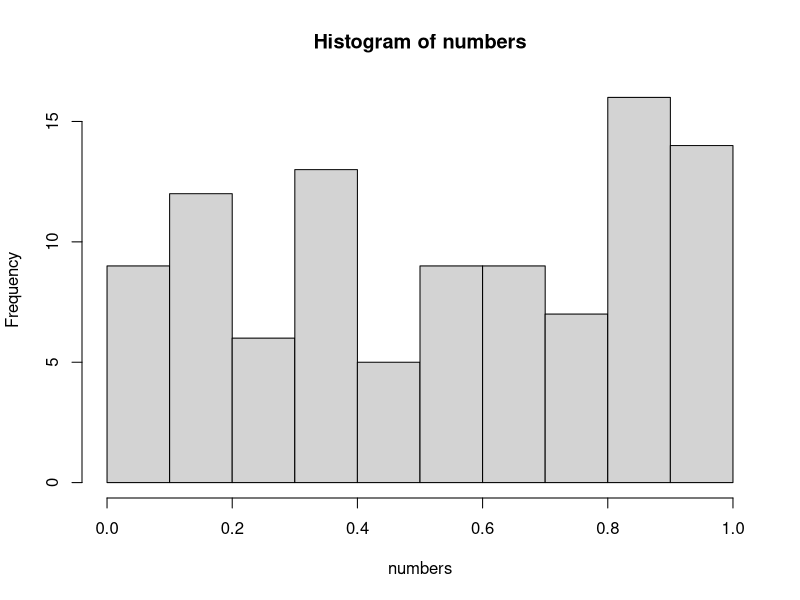

This chart was generated by the following R code:
## ---- chunk 1
numbers <- runif(1:100)
hist(numbers)
numbers_mean <- mean(numbers)

## ---- chunk 2
print(numbers)
